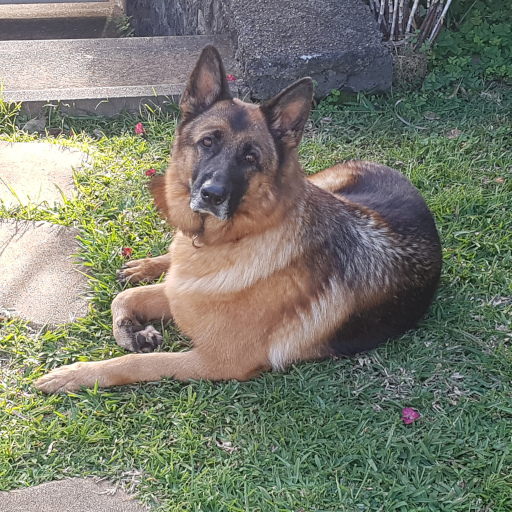
#> input picture docs/files/C4/Jess.jpg, 512 x 512 px, found by its file name
$ python quart_tour.py
#> lines starting #> are read from the running program, lines starting #| are printed output that depends on the picture
from PIL import Image

def partage_quart(image):
    n = image.width
    if n > 1:
        q1 = image.crop((0,0,n//2,n//2))
        q2 = image.crop((n//2,0,n,n//2))
        q3 = image.crop((0,n//2,n//2,n))
        q4 = image.crop((n//2,n//2,n,n))
        return q1,q2,q3,q4

def quart_tour(image):
    n = image.width
    # Partage de l'image en quatre quarts
    if n>1:
        q1,q2,q3,q4 = partage_quart(image)
        # Rotation de chacun des quarts
        rq1 = quart_tour(q1)
        rq2 = quart_tour(q2)
        rq3 = quart_tour(q3)
        rq4 = quart_tour(q4)
        # Reconstruction de l'image
        resultat = Image.new('RGB',image.size)
        resultat.paste(rq2,(0,0))
        resultat.paste(rq4,(n//2,0))
        resultat.paste(rq1,(0,n//2))
        resultat.paste(rq3,(n//2,n//2))
        return resultat
    else:
        return image


img_test = Image.open("/home/fenarius/Travail/Cours/NSITerminale/docs/files/C4/Jess.jpg")
#> img_test is the input picture: PIL image 512x512 RGB; mean R, G, B 121, 124.1, 110
rimage_test=quart_tour(img_test)
#> in partage_quart (call 3), `q2 = image.crop((n//2,0,n,n//2))`:
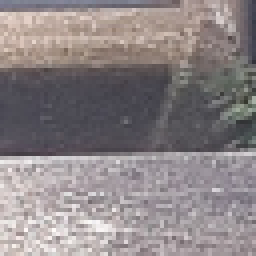
#> q2: PIL image 64x64 RGB (shown 4 times larger); mean R, G, B 139.6, 132, 133.6
#> in partage_quart (call 3), `q3 = image.crop((0,n//2,n//2,n))`:
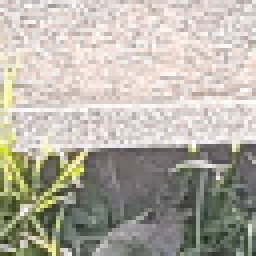
#> q3: PIL image 64x64 RGB (shown 4 times larger); mean R, G, B 180.1, 175.5, 165.3
#> in partage_quart (call 3), `q4 = image.crop((n//2,n//2,n,n))`:
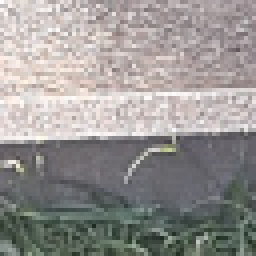
#> q4: PIL image 64x64 RGB (shown 4 times larger); mean R, G, B 151.2, 148.3, 146.3
#> in quart_tour (call 6), `resultat = Image.new('RGB',image.size)`: resultat: PIL image 16x16 RGB; every value is 0
#> in quart_tour (call 5), `resultat = Image.new('RGB',image.size)`: resultat: PIL image 32x32 RGB; every value is 0
#> in quart_tour (call 4), `resultat = Image.new('RGB',image.size)`: resultat: PIL image 64x64 RGB; every value is 0
#> in quart_tour (call 3), `rq2 = quart_tour(q2)`:
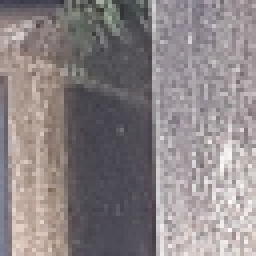
#> rq2: PIL image 64x64 RGB (shown 4 times larger); mean R, G, B 139.6, 132, 133.6
#> in quart_tour (call 3), `rq3 = quart_tour(q3)`:
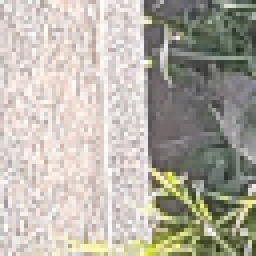
#> rq3: PIL image 64x64 RGB (shown 4 times larger); mean R, G, B 180.1, 175.5, 165.3
#> in quart_tour (call 3), `rq4 = quart_tour(q4)`:
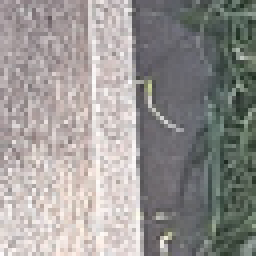
#> rq4: PIL image 64x64 RGB (shown 4 times larger); mean R, G, B 151.2, 148.3, 146.3
#> in quart_tour (call 3), `resultat = Image.new('RGB',image.size)`: resultat: PIL image 128x128 RGB; every value is 0
#> in quart_tour (call 3), `resultat.paste(rq4,(n//2,0))`:
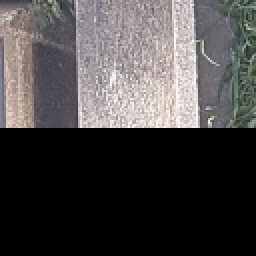
#> resultat: PIL image 128x128 RGB (shown 2 times larger); mean R, G, B 72.7, 70.1, 70
rimage_test.show()
